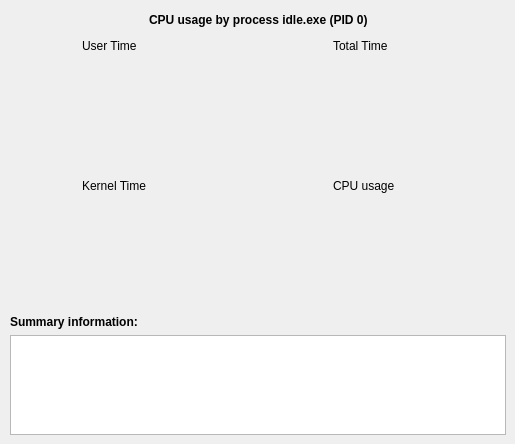
       <widget class="QWidget" name="tabCPU">
        <attribute name="title">
         <string>CPU</string>
        </attribute>
        <widget class="QWidget" name="layoutWidget_2">
         <property name="geometry">
          <rect>
           <x>10</x>
           <y>10</y>
           <width>496</width>
           <height>425</height>
          </rect>
         </property>
         <layout class="QVBoxLayout" name="verticalLayout_3">
          <item>
           <layout class="QHBoxLayout" name="horizontalLayout_14">
            <item>
             <spacer name="horizontalSpacer_16">
              <property name="orientation">
               <enum>Qt::Horizontal</enum>
              </property>
              <property name="sizeHint" stdset="0">
               <size>
                <width>40</width>
                <height>20</height>
               </size>
              </property>
             </spacer>
            </item>
            <item>
             <widget class="QLabel" name="lbCpuUsage">
              <property name="font">
               <font>
                <weight>75</weight>
                <bold>true</bold>
               </font>
              </property>
              <property name="text">
               <string>CPU usage by process idle.exe (PID 0)</string>
              </property>
             </widget>
            </item>
            <item>
             <spacer name="horizontalSpacer_17">
              <property name="orientation">
               <enum>Qt::Horizontal</enum>
              </property>
              <property name="sizeHint" stdset="0">
               <size>
                <width>40</width>
                <height>20</height>
               </size>
              </property>
             </spacer>
            </item>
           </layout>
          </item>
          <item>
           <layout class="QHBoxLayout" name="horizontalLayout_15">
            <item>
             <layout class="QHBoxLayout" name="horizontalLayout_16">
              <item>
               <spacer name="horizontalSpacer_18">
                <property name="orientation">
                 <enum>Qt::Horizontal</enum>
                </property>
                <property name="sizeHint" stdset="0">
                 <size>
                  <width>40</width>
                  <height>20</height>
                 </size>
                </property>
               </spacer>
              </item>
              <item>
               <widget class="QLabel" name="label_12">
                <property name="minimumSize">
                 <size>
                  <width>102</width>
                  <height>0</height>
                 </size>
                </property>
                <property name="maximumSize">
                 <size>
                  <width>102</width>
                  <height>16777215</height>
                 </size>
                </property>
                <property name="font">
                 <font>
                  <weight>50</weight>
                  <bold>false</bold>
                 </font>
                </property>
                <property name="styleSheet">
                 <string notr="true">qproperty-alignment: AlignCenter;</string>
                </property>
                <property name="text">
                 <string>User Time</string>
                </property>
               </widget>
              </item>
              <item>
               <spacer name="horizontalSpacer_19">
                <property name="orientation">
                 <enum>Qt::Horizontal</enum>
                </property>
                <property name="sizeHint" stdset="0">
                 <size>
                  <width>40</width>
                  <height>20</height>
                 </size>
                </property>
               </spacer>
              </item>
             </layout>
            </item>
            <item>
             <layout class="QHBoxLayout" name="horizontalLayout_17">
              <item>
               <spacer name="horizontalSpacer_20">
                <property name="orientation">
                 <enum>Qt::Horizontal</enum>
                </property>
                <property name="sizeHint" stdset="0">
                 <size>
                  <width>40</width>
                  <height>20</height>
                 </size>
                </property>
               </spacer>
              </item>
              <item>
               <widget class="QLabel" name="label_13">
                <property name="minimumSize">
                 <size>
                  <width>102</width>
                  <height>0</height>
                 </size>
                </property>
                <property name="maximumSize">
                 <size>
                  <width>102</width>
                  <height>16777215</height>
                 </size>
                </property>
                <property name="font">
                 <font>
                  <weight>50</weight>
                  <bold>false</bold>
                 </font>
                </property>
                <property name="styleSheet">
                 <string notr="true">qproperty-alignment: AlignCenter;</string>
                </property>
                <property name="text">
                 <string>Total Time</string>
                </property>
               </widget>
              </item>
              <item>
               <spacer name="horizontalSpacer_21">
                <property name="orientation">
                 <enum>Qt::Horizontal</enum>
                </property>
                <property name="sizeHint" stdset="0">
                 <size>
                  <width>40</width>
                  <height>20</height>
                 </size>
                </property>
               </spacer>
              </item>
             </layout>
            </item>
           </layout>
          </item>
          <item>
           <layout class="QHBoxLayout" name="horizontalLayout_19">
            <item>
             <widget class="QCustomPlot" name="chartUserTime" native="true">
              <property name="sizePolicy">
               <sizepolicy hsizetype="Preferred" vsizetype="Expanding">
                <horstretch>0</horstretch>
                <verstretch>0</verstretch>
               </sizepolicy>
              </property>
              <property name="minimumSize">
               <size>
                <width>160</width>
                <height>100</height>
               </size>
              </property>
              <property name="maximumSize">
               <size>
                <width>16777215</width>
                <height>16777215</height>
               </size>
              </property>
             </widget>
            </item>
            <item>
             <widget class="QCustomPlot" name="chartTotalTime" native="true">
              <property name="minimumSize">
               <size>
                <width>160</width>
                <height>100</height>
               </size>
              </property>
             </widget>
            </item>
           </layout>
          </item>
          <item>
           <layout class="QHBoxLayout" name="horizontalLayout_20">
            <item>
             <layout class="QHBoxLayout" name="horizontalLayout_21">
              <item>
               <spacer name="horizontalSpacer_24">
                <property name="orientation">
                 <enum>Qt::Horizontal</enum>
                </property>
                <property name="sizeHint" stdset="0">
                 <size>
                  <width>40</width>
                  <height>20</height>
                 </size>
                </property>
               </spacer>
              </item>
              <item>
               <widget class="QLabel" name="label_15">
                <property name="sizePolicy">
                 <sizepolicy hsizetype="Preferred" vsizetype="Preferred">
                  <horstretch>0</horstretch>
                  <verstretch>0</verstretch>
                 </sizepolicy>
                </property>
                <property name="minimumSize">
                 <size>
                  <width>102</width>
                  <height>0</height>
                 </size>
                </property>
                <property name="maximumSize">
                 <size>
                  <width>102</width>
                  <height>16777215</height>
                 </size>
                </property>
                <property name="font">
                 <font>
                  <weight>50</weight>
                  <bold>false</bold>
                 </font>
                </property>
                <property name="styleSheet">
                 <string notr="true">qproperty-alignment: AlignCenter;</string>
                </property>
                <property name="text">
                 <string>Kernel Time</string>
                </property>
               </widget>
              </item>
              <item>
               <spacer name="horizontalSpacer_25">
                <property name="orientation">
                 <enum>Qt::Horizontal</enum>
                </property>
                <property name="sizeHint" stdset="0">
                 <size>
                  <width>40</width>
                  <height>20</height>
                 </size>
                </property>
               </spacer>
              </item>
             </layout>
            </item>
            <item>
             <layout class="QHBoxLayout" name="horizontalLayout_22">
              <item>
               <spacer name="horizontalSpacer_26">
                <property name="orientation">
                 <enum>Qt::Horizontal</enum>
                </property>
                <property name="sizeHint" stdset="0">
                 <size>
                  <width>40</width>
                  <height>20</height>
                 </size>
                </property>
               </spacer>
              </item>
              <item>
               <widget class="QLabel" name="label_16">
                <property name="sizePolicy">
                 <sizepolicy hsizetype="Preferred" vsizetype="Preferred">
                  <horstretch>0</horstretch>
                  <verstretch>0</verstretch>
                 </sizepolicy>
                </property>
                <property name="minimumSize">
                 <size>
                  <width>102</width>
                  <height>0</height>
                 </size>
                </property>
                <property name="maximumSize">
                 <size>
                  <width>102</width>
                  <height>16777215</height>
                 </size>
                </property>
                <property name="font">
                 <font>
                  <weight>50</weight>
                  <bold>false</bold>
                 </font>
                </property>
                <property name="styleSheet">
                 <string notr="true">qproperty-alignment: AlignCenter;</string>
                </property>
                <property name="text">
                 <string>CPU usage</string>
                </property>
               </widget>
              </item>
              <item>
               <spacer name="horizontalSpacer_27">
                <property name="orientation">
                 <enum>Qt::Horizontal</enum>
                </property>
                <property name="sizeHint" stdset="0">
                 <size>
                  <width>40</width>
                  <height>20</height>
                 </size>
                </property>
               </spacer>
              </item>
             </layout>
            </item>
           </layout>
          </item>
          <item>
           <layout class="QHBoxLayout" name="horizontalLayout_24">
            <item>
             <widget class="QCustomPlot" name="chartKernelTime" native="true">
              <property name="sizePolicy">
               <sizepolicy hsizetype="Preferred" vsizetype="Expanding">
                <horstretch>0</horstretch>
                <verstretch>0</verstretch>
               </sizepolicy>
              </property>
              <property name="minimumSize">
               <size>
                <width>160</width>
                <height>100</height>
               </size>
              </property>
              <property name="maximumSize">
               <size>
                <width>16777215</width>
                <height>16777215</height>
               </size>
              </property>
             </widget>
            </item>
            <item>
             <widget class="QCustomPlot" name="chartCpuUsage" native="true">
              <property name="minimumSize">
               <size>
                <width>160</width>
                <height>100</height>
               </size>
              </property>
             </widget>
            </item>
           </layout>
          </item>
          <item>
           <widget class="QLabel" name="lbMemUsageSummInfo_2">
            <property name="font">
             <font>
              <weight>75</weight>
              <bold>true</bold>
             </font>
            </property>
            <property name="text">
             <string>Summary information:</string>
            </property>
           </widget>
          </item>
          <item>
           <widget class="QTextEdit" name="teCPU">
            <property name="sizePolicy">
             <sizepolicy hsizetype="Expanding" vsizetype="Preferred">
              <horstretch>0</horstretch>
              <verstretch>0</verstretch>
             </sizepolicy>
            </property>
            <property name="maximumSize">
             <size>
              <width>16777215</width>
              <height>100</height>
             </size>
            </property>
            <property name="font">
             <font>
              <family>Lucida Console</family>
              <pointsize>9</pointsize>
             </font>
            </property>
            <property name="readOnly">
             <bool>true</bool>
            </property>
           </widget>
          </item>
         </layout>
        </widget>
       </widget>
